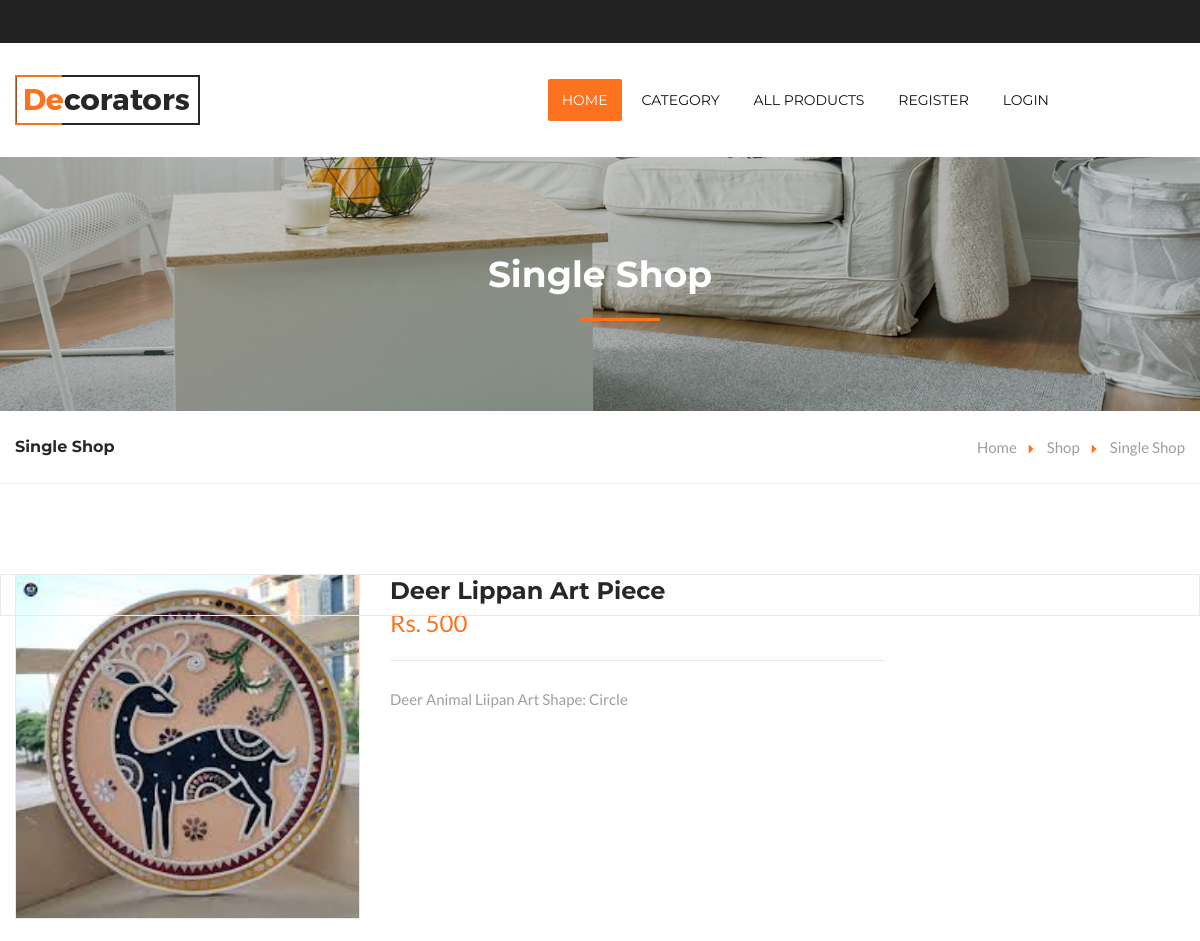
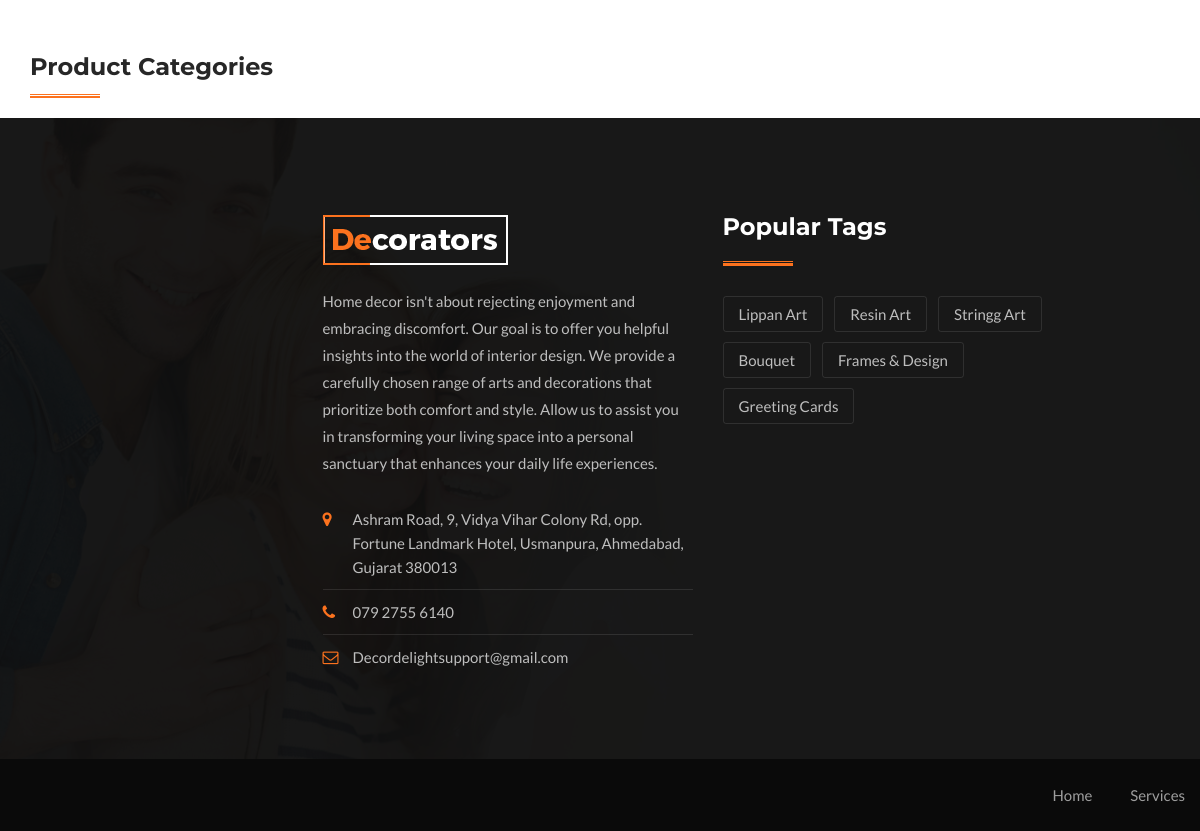
The app's page /shop-single/1 with its own data (2 pictures, top to bottom).
### myapp/models.py (models this page shows, shortened)
class product(models.Model):
    CAT_ID = models.ForeignKey(Category,verbose_name="CAT_ID",on_delete=models.CASCADE,null=True)
    ITEM_NAME = models.CharField(max_length=30)
    ITEM_PRICE = models.IntegerField()
    ITEM_DESC = models.TextField()
    ITEM_IMG = models.ImageField(upload_to='photos')
    SELLER_ID = models.ForeignKey(login,on_delete=models.CASCADE,null=True)
    def product_photo(self):
        return mark_safe('<img src="{}" width="100"/>'.format(self.ITEM_IMG.url))
    product_photo.allow_tags = True

class Category(models.Model):
    CAT_NAME = models.CharField(max_length=30,null=True)
    CAT_IMG = models.ImageField(upload_to='photos',null=True)
    def category_photo(self):
        return mark_safe('<img src="{}" width="100"/>'.format(self.CAT_IMG.url))
    category_photo.allow_tags = True

### myapp/views.py (the view)
# urls.py: path('shop-single/<int:pid>', views.shopsinglepage, name="shop-singlepage"),
def shopsinglepage(request, pid):
    fetchcatdata = Category.objects.all()
    getsingledata = product.objects.get(id=pid)
    context= {
        "data" : getsingledata,
        "catdata": fetchcatdata
    }
    return render(request, "shop-single.html",context)

### myapp/templates/shop-single.html (shortened to what this page needs)
<!DOCTYPE html>
{% load static %}
<html>
<head>
<link href="../../static/css/bootstrap.css" rel="stylesheet">
<link href="../static/css/style.css" rel="stylesheet">
<link href="../static/css/nouislider.css" rel="stylesheet">
<link href="../static/css/nouislider.pips.css" rel="stylesheet">
<link href="../static/css/responsive.css" rel="stylesheet">
</head>
<body>
<div class="page-wrapper">
    <header class="main-header">
    	<div class="header-top">
        	<div class="auto-container">
            	<div class="row clearfix">
                    <div class="top-right pull-right">
                    	<ul>
                        </ul>
                    </div>
                </div>
            </div>
        </div>
    	<div class="main-box">
        	<div class="auto-container">
            	<div class="outer-container clearfix">
                    <div class="logo-box">
                        <div class="logo"><a href="index"><img src="static/images/logo.png" alt=""></a></div>
                    </div>
                    <div class="nav-outer clearfix">
                        <nav class="main-menu">
                            <div class="navbar-collapse collapse clearfix">
                                <ul class="navigation clearfix">
                                    <li class="current"><a href="/index">Home</a></li>
                                    <li><a href="/services">Category</a></li>
                                    <li><a href="/shop">All Products</a></li>
                                    {% if request.session.logname %}
                                    {% if request.session.logrole == '3' %}
                                    <li class="dropdown"><a href="#">Pages</a>
                                    	<ul>
                                            <li><a href="/addproduct">Add Product</a></li>
                                            <li><a href="/manageproduct">Manage Product</a></li>
                                            <li><a href="/manageorder">Manage Order</a></li>
                                        </ul>
                                    </li>
                                    {% endif %}
                                     <li><a href="contact">Contact</a></li>
                                     <li><a href="/feedback">Feedback</a></li>
                                     <li><a href="/complain">Complain</a></li>
                                     <li><a href="/logout">Logout</a></li>
                                    {% else %}
                                     <li><a href="/register">Register</a></li>
                                    <li><a href="/login">Login </a></li>
                                    {% endif %}
                                 </ul>
                            </div>
                        </nav>
                    </div>
            </div>
        </div>
    </header>
    <section class="page-title" style="background-image:url(../static/images/background/bg-page-title-1.jpg);">
        <div class="auto-container">
            <h1>Single Shop</h1>
        </div>
    </section>
    <section class="page-info">
        <div class="auto-container clearfix">
            <div class="pull-left"><h2>Single Shop</h2></div>
            <div class="pull-right">
                <ul class="bread-crumb clearfix">
                    <li><a href="/index">Home</a></li>
                    <li><a href="/shop">Shop</a></li>
                    <li>Single Shop</li>
                </ul>
            </div>
        </div>
    </section>
    <div class="sidebar-page-container">
        <div class="auto-container">
            <div class="row clearfix">
                <div class="content-side col-lg-9 col-md-8 col-sm-12 col-xs-12">
                    <section class="products-section product-details no-padd-top no-padd-bottom">
                        <div class="basic-details">
                            <div class="row clearfix">
                                <div class="image-column col-md-5 col-sm-6 col-xs-12">
                                    <figure class="image-box"><img class="img-responsive" src="../media/{{data.ITEM_IMG}}" alt=""></figure>
                                </div>
                                <div class="info-column col-md-7 col-sm-6 col-xs-12">
                                    <div class="details-header">
                                        <h4>{{data.ITEM_NAME}}</h4>
                                        <div class="item-price">Rs.  {{data.ITEM_PRICE}}</div>
                                    </div>
                                    <div class="text">
                                        <p> {{data.ITEM_DESC}} </p>
                                    </div>
                                    </div>
                                </div>
                            </div>
                        </div>
                        <div class="product-info-tabs">
                            <div class="prod-tabs" id="product-tabs">
                                <div class="tabs-container">
                                    <div class="tab active-tab" id="prod-reviews">
                                    </div>
                                </div>
                            </div>
                        </div>
                </div>
                <div class="sidebar-side col-lg-3 col-md-4 col-sm-6 col-xs-12">
                    <aside class="sidebar">
                       <div class="widget popular-categories sidebar-widget">
                            <div class="sidebar-title"><h3>Product Categories</h3></div>
                            <ul class="list-three">
                                {% for i in catdata %}
                                <li><a href="/shop-single/{{ i.id }}">{{ i.CAT_NAME }}</a></li>
                                {% endfor %}
                            </ul>
                        </div>
                    </aside>
                </div>
            </div>
        </div>
    </div>
<footer class="main-footer" style="background-image:url(/static/images/background/footer-bg.jpg);">
    <div class="auto-container">
        <div class="widgets-section">
            <div class="row clearfix">
                <div class="footer-column col-md-4 col-sm-4 col-xs-12">
                    <div class="footer-widget about-widget">
                        <div class="footer-logo"><figure><a href="index"><img src="/static/images/logo-4.png" alt=""></a></figure></div>
                        <div class="widget-content">
                            <div class="text">Home decor isn't about rejecting enjoyment and embracing discomfort. Our goal is to offer you helpful insights into the world of interior design. We provide a carefully chosen range of arts and decorations that prioritize both comfort and style. Allow us to assist you in transforming your living space into a personal sanctuary that enhances your daily life experiences.</div>
                            <ul class="contact-info">
                                <li><span class="icon fa fa-map-marker"></span>Ashram Road, 9, Vidya Vihar Colony Rd, opp. Fortune Landmark Hotel, Usmanpura, Ahmedabad, Gujarat 380013</li>
                                <li><span class="icon fa fa-phone"></span>079 2755 6140</li>
                                <li><span class="icon fa fa-envelope-o"></span>Decordelightsupport@gmail.com</li>
                            </ul>
                        </div>
                    </div>
                </div>
                <div class="footer-column col-md-4 col-sm-4 col-xs-12">
                    <div class="footer-widget tags-widget">
                        <h2>Popular Tags</h2>
                        <div class="widget-content">
                            <ul class="tags-list">
                                {% for i in catdata %}
                                    <li><a href="/productfilter/{{ i.id }}">{{ i.CAT_NAME }}</a></li>
                                {% endfor %}
                            </ul>
                        </div>
                    </div>
                </div>
            </div>
        </div>
    </div>
    <div class="footer-bottom">
        <div class="auto-container">
            <div class="clearfix">
                <div class="pull-right">
                    <ul class="footer-nav">
                        <li><a href=/index>Home</a></li>
                        <li><a href="/services">Services</a></li>
                    </ul>
                </div>
            </div>
        </div>
    </div>
</footer></div>
</body>
</html>

### records on screen
product: ITEM_IMG (picture), ITEM_NAME "Deer Lippan Art Piece", ITEM_PRICE "500", ITEM_DESC "Deer Animal Liipan Art Shape: Circle"
Category: CAT_NAME "Lippan Art"
Category: CAT_NAME "Resin Art"
Category: CAT_NAME "Stringg Art"
Category: CAT_NAME "Bouquet"
Category: CAT_NAME "Frames & Design"
Category: CAT_NAME "Greeting Cards"
